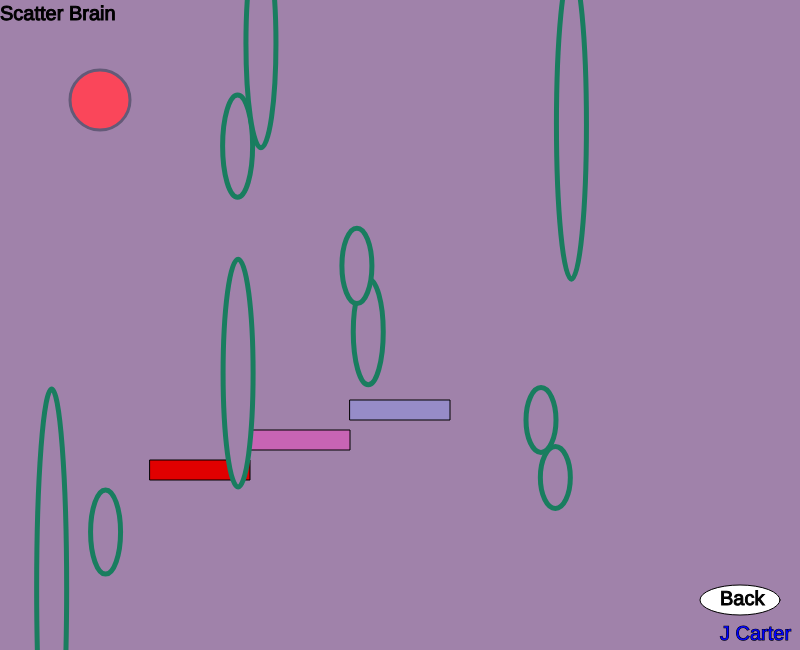
Frame 1 (no input)
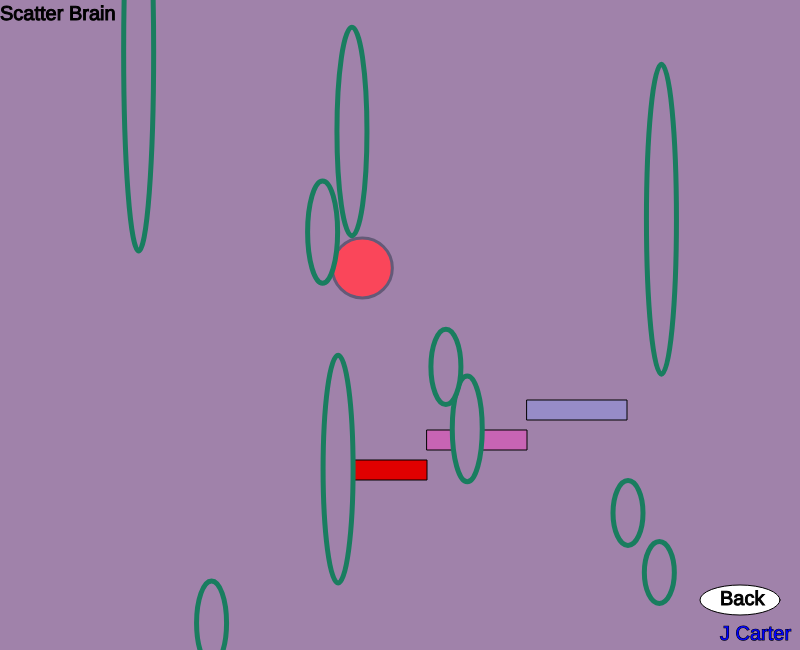
Frame 60 (no input)
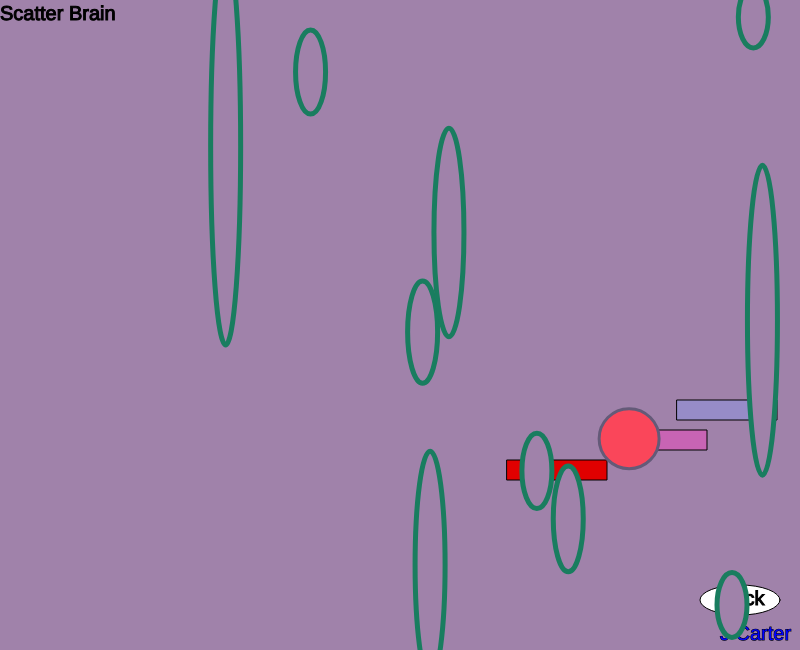
Frame 120 (the mouse pressed at the canvas centre since frame 60)

The p5.js sketch that drew these frames (run headless with seeded random() and noise() and a simulated clock; from frame 60 on, the mouse is pressed at the canvas centre):

// p5.js sketch
// ── sketch.js
//Bar A top and first to end
var abarX = 350;
var abarY = 400;
var abarDirection = 3;

//Bar B middle and second to end
var bbarX = 250;
var bbarY = 430;
var bbarDirection = 3;

//Bar C bottom and last to end
var cbarX = 150;
var cbarY = 460;
var cbarDirection = 3;

//random ellipse shape and color
var shapeX = 20;
var shapeY = 60;
var shapeXs = [];
var shapeYs = [];
var shapeWidth = 30;
var shapeHeights = [];

var shapeXSpeeds = [];
var shapeYSpeeds = [];

//bouncy ball
var x = 100;
var y = 100;
var dimension = 60;
var speedX = 0;
var speedY = 0;



//random number for speed is set up inside setup function
function setup() {
        createCanvas(800,650); 
        for (var i = 0; i <10; i++)
        {
            shapeXSpeeds[i] = Math.floor(Math.random() * (Math.floor(Math.random() * 5)) + 1);
            shapeYSpeeds[i] = Math.floor(Math.random() * (Math.floor(Math.random() * 5)) + 1);
            shapeXs[i] = random(0, 800);
            shapeYs[i] = random(0, 600);
            shapeHeights[i] = random(40, 400);
            speedX = random(1, 5);
            speedY = random(1, 5);
        }

    }
function draw() 
{
    background(160, 130, 170);

    //add name box to lower right corner and title to top left via functions
    labelName();
    title();
    createAbar();
    createBbar();
    createCbar();
    backButton();
    buttonText();
    createCircle();

    //add random ellipses
    fill(160, 130, 170);
    stroke(25, 125, 95);
    strokeWeight(5);
    for (var i = 0; i < 10; i++) 
    {
    ellipse(shapeXs[i], shapeYs[i], 30, shapeHeights[i]);
           
    shapeXSpeeds[i] = Math.floor(Math.random() * (Math.floor(Math.random() * 5)) + 1);
    shapeYSpeeds[i] = Math.floor(Math.random() * (Math.floor(Math.random() * 5)) + 1);

    // move the shape
    shapeXs[i] += shapeXSpeeds[i];
    shapeYs[i] += shapeYSpeeds[i];

    // check to see if the shape has gone out of bounds
        if (shapeXs[i] > width) {
            shapeXs[i] = 0;
        }
        if (shapeXs[i] < 0) {
            shapeXs[i] = width;
        }
        if (shapeYs[i] > height) {
            shapeYs[i] = 0;
        }
        if (shapeYs[i] < 0) {
            shapeYs[i] = height;
        }
    }

}

    //Add functions here
    function labelName()
    {
        stroke(0, 0, 0);
        strokeWeight(1);
        fill(0, 0, 255);
        textSize(20);
        text("J Carter", width-80, height-10);
    }

    function title()
    {
        stroke(0, 0, 0);
        strokeWeight(1);
        fill(0, 0, 0);
        textSize(20);
        text("Scatter Brain", width-800, height-630);
    }
        
    //create abar
    function createAbar() 
    {
          fill(150, 140, 200)
          strokeWeight(1);
          rect(abarX, abarY, 100, 20);
          abarX += abarDirection;
        if (abarX <= 10 || abarX >= 690) {
          abarDirection *= -1; 
        } 
    }

    //create bbar
    function createBbar()
    {
       fill(200, 100, 180);
       strokeWeight(1);
       rect(bbarX, bbarY, 100, 20);
       bbarX += bbarDirection;
       if (bbarX <= 10 || bbarX >= 690) {
        bbarDirection *= -1; 
        }
    }


    //create cbar
    function createCbar()
    {
       fill(225, 0, 0);
       strokeWeight(1);
       rect(cbarX, cbarY, 100, 20);
       cbarX += cbarDirection;
       if (cbarX <= 10 || cbarX >= 690) {
        cbarDirection *= -1; 
        }
    }

    //create back button
    function backButton()
    {
        fill(255,255,255);
        strokeWeight(1);
        textSize(20);
        text("Back");
        ellipse(width-60, height-50, 80, 30);

    }

    //create text for button
    function buttonText()
    {
        stroke(0, 0, 0);
        strokeWeight(1);
        fill(0, 0, 0);
        textSize(20);
        text("Back", width-80, height-45);
    }

    //create bouncy circle
    function createCircle()
    {
        stroke(100, 90, 120);
        strokeWeight(3);
        fill(250, 70, 90);
        circle(x, y, dimension);
        if(x >= 775) {
            speedX = random(1, 5);
            speedX = -speedX; 
        }
        else if(x < 25) {
            speedX = random(1, 5);
        }
        else if(y >= 625) {
            speedY = random(1, 5);
            speedY = -speedY; 
        }
        else if(y < 25) {
            speedY = random(1, 5);
        }
        x = x + speedX;
        y = y + speedY;
    }
